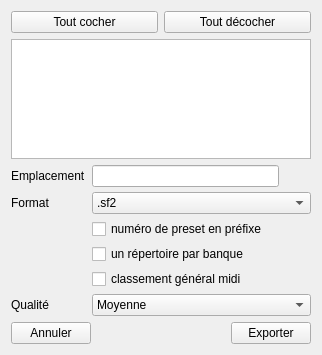
<?xml version="1.0" encoding="UTF-8"?>
<ui version="4.0">
 <class>ToolSoundfontExport_gui</class>
 <widget class="QWidget" name="ToolSoundfontExport_gui">
  <property name="geometry">
   <rect>
    <x>0</x>
    <y>0</y>
    <width>322</width>
    <height>355</height>
   </rect>
  </property>
  <property name="windowTitle">
   <string notr="true">Form</string>
  </property>
  <layout class="QVBoxLayout" name="verticalLayout">
   <item>
    <layout class="QHBoxLayout" name="horizontalLayout_2">
     <item>
      <widget class="QPushButton" name="pushTick">
       <property name="text">
        <string>Tout cocher</string>
       </property>
      </widget>
     </item>
     <item>
      <widget class="QPushButton" name="pushUntick">
       <property name="text">
        <string>Tout décocher</string>
       </property>
      </widget>
     </item>
    </layout>
   </item>
   <item>
    <widget class="QTreeWidget" name="listPresets">
     <attribute name="headerVisible">
      <bool>false</bool>
     </attribute>
     <attribute name="headerDefaultSectionSize">
      <number>120</number>
     </attribute>
     <column>
      <property name="text">
       <string notr="true">1</string>
      </property>
     </column>
    </widget>
   </item>
   <item>
    <layout class="QGridLayout" name="gridLayout">
     <property name="horizontalSpacing">
      <number>6</number>
     </property>
     <property name="verticalSpacing">
      <number>5</number>
     </property>
     <item row="0" column="2">
      <widget class="QPushButton" name="pushFolder">
       <property name="maximumSize">
        <size>
         <width>26</width>
         <height>26</height>
        </size>
       </property>
       <property name="focusPolicy">
        <enum>Qt::NoFocus</enum>
       </property>
       <property name="text">
        <string/>
       </property>
       <property name="flat">
        <bool>true</bool>
       </property>
      </widget>
     </item>
     <item row="0" column="0">
      <widget class="QLabel" name="label_2">
       <property name="text">
        <string>Emplacement</string>
       </property>
      </widget>
     </item>
     <item row="1" column="1" colspan="2">
      <widget class="QComboBox" name="comboFormat">
       <item>
        <property name="text">
         <string notr="true">.sf2</string>
        </property>
       </item>
       <item>
        <property name="text">
         <string notr="true">.sf3</string>
        </property>
       </item>
       <item>
        <property name="text">
         <string notr="true">.sfz</string>
        </property>
       </item>
      </widget>
     </item>
     <item row="1" column="0">
      <widget class="QLabel" name="label">
       <property name="text">
        <string>Format</string>
       </property>
      </widget>
     </item>
     <item row="0" column="1">
      <widget class="QLineEdit" name="lineFolder"/>
     </item>
     <item row="4" column="1" colspan="2">
      <widget class="QCheckBox" name="checkGM">
       <property name="text">
        <string>classement général midi</string>
       </property>
      </widget>
     </item>
     <item row="3" column="1" colspan="2">
      <widget class="QCheckBox" name="checkBank">
       <property name="text">
        <string>un répertoire par banque</string>
       </property>
      </widget>
     </item>
     <item row="2" column="1" colspan="2">
      <widget class="QCheckBox" name="checkPreset">
       <property name="text">
        <string>numéro de preset en préfixe</string>
       </property>
      </widget>
     </item>
     <item row="5" column="1" colspan="2">
      <widget class="QComboBox" name="comboQuality">
       <property name="currentIndex">
        <number>1</number>
       </property>
       <item>
        <property name="text">
         <string>Haute</string>
        </property>
       </item>
       <item>
        <property name="text">
         <string>Moyenne</string>
        </property>
       </item>
       <item>
        <property name="text">
         <string>Basse</string>
        </property>
       </item>
      </widget>
     </item>
     <item row="5" column="0">
      <widget class="QLabel" name="labelQuality">
       <property name="text">
        <string>Qualité</string>
       </property>
      </widget>
     </item>
    </layout>
   </item>
   <item>
    <layout class="QHBoxLayout" name="horizontalLayout">
     <item>
      <widget class="QPushButton" name="pushAnnuler">
       <property name="text">
        <string>Annuler</string>
       </property>
      </widget>
     </item>
     <item>
      <spacer name="horizontalSpacer">
       <property name="orientation">
        <enum>Qt::Horizontal</enum>
       </property>
       <property name="sizeHint" stdset="0">
        <size>
         <width>40</width>
         <height>20</height>
        </size>
       </property>
      </spacer>
     </item>
     <item>
      <widget class="QPushButton" name="pushExport">
       <property name="text">
        <string>Exporter</string>
       </property>
      </widget>
     </item>
    </layout>
   </item>
  </layout>
 </widget>
 <resources/>
 <connections/>
</ui>
